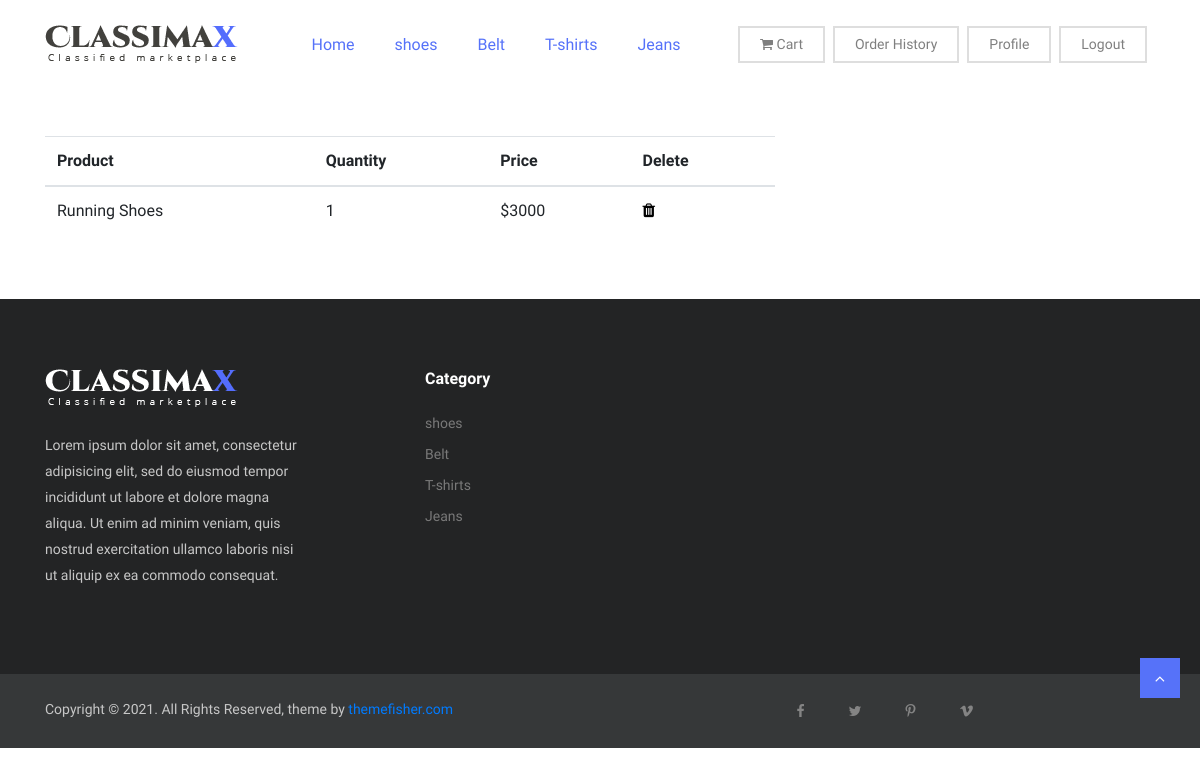
Page /cart (signed in) on the committed database.
### product/models.py (models this page shows, shortened)
class ProductCategory(models.Model):
    name = models.CharField(max_length=255)
    status = models.BooleanField(default=True)
    """
        Return a object representation string. Model Object PK to Category Title.
        example ProductCategory Object (1) to Shoes/Jeans/Tshirt
    """

class Product(models.Model):
    product_category = models.ForeignKey(ProductCategory, on_delete=models.CASCADE)
    name = models.CharField(max_length=255)
    price = models.IntegerField()
    description = models.TextField()
    image = models.ImageField()
    status = models.BooleanField(default=True)
    """
        Return a object representation string. Model Object PK to Product.
        example Product Object (1) to Cotton Jeans.
    """

### cart/models.py (models this page shows, shortened)
class Cart(models.Model):
    product = models.ForeignKey(Product, on_delete=models.CASCADE)
    user = models.ForeignKey(User, on_delete=models.CASCADE)
    quantity = models.IntegerField(default=1)
    """
        Return a object representation string. Model Object PK to Cart Quantity.
        example Cart Object (1) to 1/2
    """

### frontend/views.py (the view)
# urls.py: path('cart', views.CustomerCart, name="CustomerCart"),
def CustomerCart(request):
    if request.user.is_authenticated:
        navigationProductCategories = ProductModels.ProductCategory.objects.filter(
            status=True).order_by('-id')[:4]
        carts = CartModels.Cart.objects.filter(user=request.user)
        return render(request, 'customer-cart.html', {
            'navigationProductCategories': navigationProductCategories,
            'carts': carts
        })
    else:
        return redirect('customerLogin')

### templates/customer-cart.html (shortened to what this page needs)
{% extends "base.html" %}
{% block content %}
    <section class="login py-5 border-top-1">
        <div class="container">
            {% if carts %}
            <div class="row">
                <div class="col-md-8">
                    <table class="table">
                        <thead>
                            <th>Product</th>
                            <th>Quantity</th>
                            <th>Price</th>
                            <th>Delete</th>
                        </thead>
                        <tbody>
                            {% for cart in carts %}
                                <tr>
                                    <td>{{cart.product.name|title}}</td>
                                    <td>{{cart.quantity}}</td>
                                    <td>${{cart.product.price}}</td>
                                    <td>
                                        <a href="{% url 'DeleteCartProduct' cart_id=cart.id %}">
                                            <i class="fa fa-trash"></i>
                                        </a>
                                    </td>
                                </tr>
                            {% endfor %}
                        </tbody>
                    </table>
                </div>
            </div>
            {% endif %}
        </div>
    </section>
{% endblock content %}

### templates/base.html (shortened to what this page needs)
{% load static %}
<!DOCTYPE html>
<html lang="en">
<head>
   <link rel="stylesheet" href="{% static 'plugins/bootstrap/css/bootstrap.min.css' %}">
   <link rel="stylesheet" href="{% static 'plugins/bootstrap/css/bootstrap-slider.css' %}">
   <link href="{% static 'plugins/font-awesome/css/font-awesome.min.css' %}" rel="stylesheet">
   <link href="{% static 'plugins/slick-carousel/slick/slick.css' %}" rel="stylesheet">
   <link href="{% static 'plugins/slick-carousel/slick/slick-theme.css' %}" rel="stylesheet">
   <link href="{% static 'plugins/fancybox/jquery.fancybox.pack.css'  %}" rel="stylesheet">
   <link href="{% static 'plugins/jquery-nice-select/css/nice-select.css' %}" rel="stylesheet">
   <link href="{% static 'css/style.css' %}" rel="stylesheet">
</head>
<body class="body-wrapper">
   <section>
      <div class="container">
         <div class="row">
            <div class="col-md-12">
               <nav class="navbar navbar-expand-lg navbar-light navigation">
                  <a class="navbar-brand" href="index.html">
                     <img src="{% static 'images/logo.png' %}" alt="">
                  </a>
                  <div class="collapse navbar-collapse" id="navbarSupportedContent">
                     <ul class="navbar-nav ml-auto main-nav ">
                        <li class="nav-item active">
                           <a class="nav-link" href="{% url 'homePage' %}">Home</a>
                        </li>
                        {% for navigationProductCategory in navigationProductCategories %}
                        <li class="nav-item active">
                           <a class="nav-link"
                              href="{% url 'CategoryProducts' product_category_id=navigationProductCategory.id %}">{{navigationProductCategory.name}}</a>
                        </li>
                        {% endfor %}
                     </ul>
                     <ul class="navbar-nav ml-auto mt-10">
                        {% if request.user.is_authenticated %}
                        <li class="nav-item">
                           <a class="nav-link login-button" href="{% url 'CustomerCart' %}"><i
                                 class="fa fa-shopping-cart"></i> Cart</a>
                        </li>
                        <li class="nav-item">
                           <a class="nav-link login-button" href="#">Order History</a>
                        </li>
                        <li class="nav-item">
                           <a class="nav-link login-button" href="{% url 'CustomerProfile' %}">Profile</a>
                        </li>
                        <li class="nav-item">
                           <a class="nav-link login-button" href="{% url 'customerLogout' %}">Logout</a>
                        </li>
                        {% endif %}
                     </ul>
                  </div>
               </nav>
            </div>
         </div>
      </div>
   </section>
   {% block content %}
   {% endblock %}
   <footer class="footer section section-sm">
      <div class="container">
         <div class="row">
            <div class="col-lg-3 col-md-7 offset-md-1 offset-lg-0">
               <div class="block about">
                  <img src="{% static 'images/logo-footer.png' %}" alt="">
                  <p class="alt-color">Lorem ipsum dolor sit amet, consectetur adipisicing elit, sed do eiusmod tempor
                     incididunt ut labore et dolore magna aliqua. Ut enim ad minim veniam, quis nostrud exercitation
                     ullamco
                     laboris nisi ut aliquip ex ea commodo consequat.
                  </p>
               </div>
            </div>
            <div class="col-lg-4 offset-lg-1 col-md-3">
               <div class="block">
                  <h4>Category</h4>
                  <ul>
                     {% for navigationProductCategory in navigationProductCategories %}
                     <li class=" ">
                        <a class=""
                           href="{% url 'CategoryProducts' product_category_id=navigationProductCategory.id %}">{{navigationProductCategory.name}}</a>
                     </li>
                     {% endfor %}
                  </ul>
               </div>
            </div>
                     </div>
      </div>
   </footer>
   <footer class="footer-bottom">
      <div class="container">
         <div class="row">
            <div class="col-sm-6 col-12">
               <div class="copyright">
                  <p>
                     Copyright ©
                     . All Rights Reserved, theme by <a class="text-primary" href="https://themefisher.com"
                        target="_blank">themefisher.com</a>
                  </p>
               </div>
            </div>
            <div class="col-sm-6 col-12">
               <ul class="social-media-icons text-right">
                  <li><a class="fa fa-facebook" href="https://www.facebook.com/themefisher" target="_blank"></a></li>
                  <li><a class="fa fa-twitter" href="https://www.twitter.com/themefisher" target="_blank"></a></li>
                  <li><a class="fa fa-pinterest-p" href="https://www.pinterest.com/themefisher" target="_blank"></a>
                  </li>
                  <li><a class="fa fa-vimeo" href=""></a></li>
               </ul>
            </div>
         </div>
      </div>
      <div class="top-to">
         <a id="top" class="" href="#"><i class="fa fa-angle-up"></i></a>
      </div>
   </footer>
</body>
</html>

### Amazon/assets/css/style.css (style rules this page uses)
body { line-height: 1.5; font-family: "Muli", sans-serif; }
p, li, input, select, button { font-family: "Muli", sans-serif; color: #666; font-size: 14px; font-weight: 400; }
h1, h2, h3, h4, h5, h6 { font-family: "Muli", sans-serif; font-weight: 600; color: #333; }
p { color: #666; }
h4 { font-size: 18px; }
p { color: #888; }
ol, ul { margin: 0; padding: 0; list-style: none; }
a { transition: all .3s ease-in 0s; color: #000; }
.section { padding: 100px 0; }
.section-sm { padding: 70px 0; }
.alt-color { color: #c7c7c7; }
.navigation { padding: 20px 0; }
.navigation .navbar-nav { text-align: center; }
.login-button { border: 2px solid #dedede; margin-right: 8px; padding: 6px 20px !important; }
.main-nav .nav-item .nav-link { font-size: 16px; line-height: 43px; padding: 0 20px; }
.main-nav .nav-item.active .nav-link { color: #5672f9; }
.footer { background: #232425; }
.footer .block h4 { color: #fff; font-size: 16px; margin-bottom: 25px; }
.footer .block.about img { margin-bottom: 25px; }
.footer .block.about p { line-height: 26px; }
.footer .block ul li { margin-bottom: 10px; }
.footer .block ul li a { display: block; font-size: 14px; color: #797979; }
.footer-bottom { position: relative; background: #363839; padding: 25px 0; }
.footer-bottom .copyright p { color: #c7c7c7; margin-bottom: 0; }
.social-media-icons { text-align: center !important; }
.social-media-icons li { display: inline-block; }
.social-media-icons li a { color: #848484; padding: 0 20px; }
.top-to { position: absolute; right: 20px; bottom: 50px; display: flex; justify-content: center; }
.top-to a { width: 40px; height: 40px; background: #5672f9; color: #fff; display: flex; justify-content: center; }
.top-to a i { line-height: 40px; }

### rows in the picture
ProductCategory: name "shoes"
ProductCategory: name "Belt"
ProductCategory: name "T-shirts"
ProductCategory: name "Jeans"
Cart: product.name "Running Shoes", quantity "1", product.price "3000"
